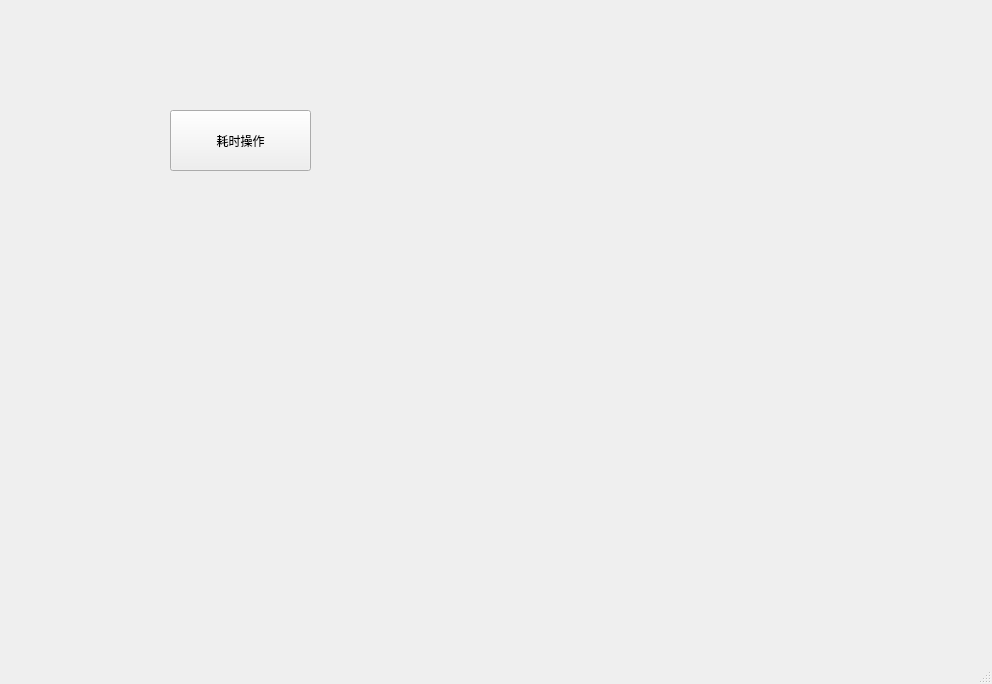
<?xml version="1.0" encoding="UTF-8"?>
<ui version="4.0">
 <class>QThreadTaskClass</class>
 <widget class="QMainWindow" name="QThreadTaskClass">
  <property name="geometry">
   <rect>
    <x>0</x>
    <y>0</y>
    <width>992</width>
    <height>684</height>
   </rect>
  </property>
  <property name="windowTitle">
   <string>QThreadTask</string>
  </property>
  <widget class="QWidget" name="centralWidget">
   <widget class="QPushButton" name="pushButton">
    <property name="geometry">
     <rect>
      <x>170</x>
      <y>110</y>
      <width>141</width>
      <height>61</height>
     </rect>
    </property>
    <property name="text">
     <string>耗时操作</string>
    </property>
   </widget>
  </widget>
  <widget class="QStatusBar" name="statusBar"/>
 </widget>
 <layoutdefault spacing="6" margin="11"/>
 <resources>
  <include location="../res/QThreadTask.qrc"/>
 </resources>
 <connections/>
</ui>
